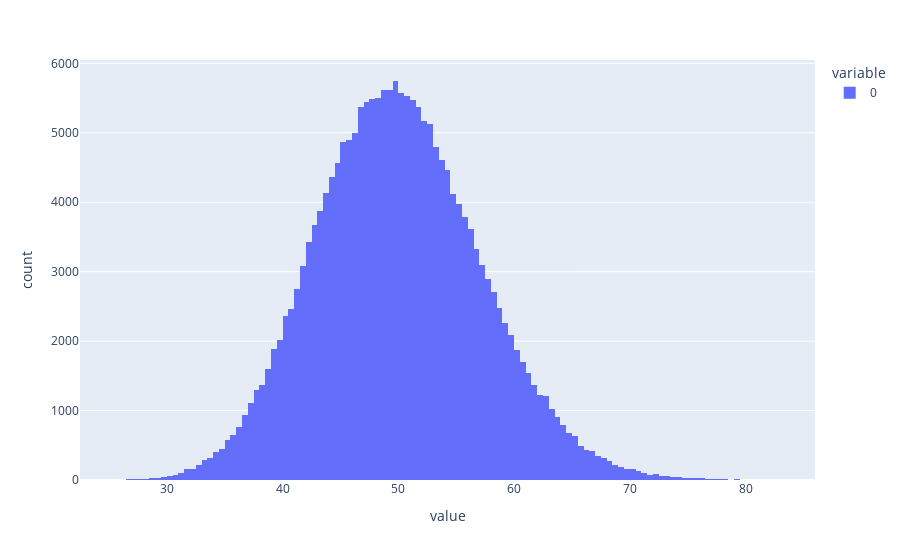

The notebook cell saved with this chart:
### Code cell
data = area.sample(200000)
fig = px.histogram(
    data,
    nbins=200,
)

fig.show()

### Figure 1 — Plotly figure (JSON) as saved in the notebook; plotly's stock layout.template omitted (floating-point values rounded to 4 significant figures; data arrays with more than 128 entries replaced by an {"elided": "..."} marker saying what was removed)
{"data": [{"bingroup": "x", "hovertemplate": "variable=0<br>value=%{x}<br>count=%{y}<extra></extra>", "legendgroup": "0", "marker": {"color": "#636efa", "pattern": {"shape": ""}}, "name": "0", "nbinsx": 200, "orientation": "v", "showlegend": true, "type": "histogram", "x": {"elided": "200000 float values"}, "xaxis": "x", "yaxis": "y"}], "layout": {"barmode": "relative", "legend": {"title": {"text": "variable"}, "tracegroupgap": 0}, "margin": {"t": 60}, "xaxis": {"anchor": "y", "domain": [0, 1], "title": {"text": "value"}}, "yaxis": {"anchor": "x", "domain": [0, 1], "title": {"text": "count"}}}}
